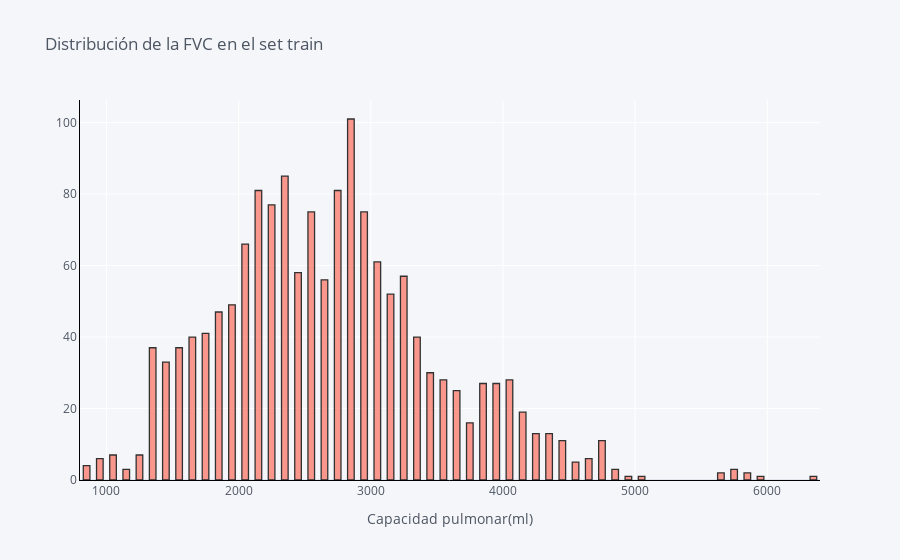

The code cell stored with this chart in its notebook:
### Code cell
train_df['FVC'].iplot(kind='hist',
                      xTitle='Capacidad pulmonar(ml)', 
                      linecolor='black', 
                      opacity=0.8,
                      color='#FB8072',
                      bargap=0.5,
                      gridcolor='white',
                      title='Distribución de la FVC en el set train')

### Figure 1 — Plotly figure (JSON) as saved in the notebook; plotly's stock layout.template omitted (floating-point values rounded to 4 significant figures; data arrays with more than 128 entries replaced by an {"elided": "..."} marker saying what was removed)
{"data": [{"histfunc": "count", "histnorm": "", "marker": {"color": "rgba(251, 128, 114, 1.0)", "line": {"color": "#000000", "width": 1.3}}, "name": "FVC", "opacity": 0.8, "orientation": "v", "type": "histogram", "x": {"elided": "1549 int values"}}], "layout": {"bargap": 0.5, "barmode": "overlay", "legend": {"bgcolor": "#F5F6F9", "font": {"color": "#4D5663"}}, "paper_bgcolor": "#F5F6F9", "plot_bgcolor": "#F5F6F9", "title": {"font": {"color": "#4D5663"}, "text": "Distribución de la FVC en el set train"}, "xaxis": {"gridcolor": "white", "linecolor": "black", "showgrid": true, "tickfont": {"color": "#4D5663"}, "title": {"font": {"color": "#4D5663"}, "text": "Capacidad pulmonar(ml)"}, "zerolinecolor": "#E1E5ED"}, "yaxis": {"gridcolor": "white", "linecolor": "black", "showgrid": true, "tickfont": {"color": "#4D5663"}, "title": {"font": {"color": "#4D5663"}, "text": ""}, "zerolinecolor": "#E1E5ED"}}}
